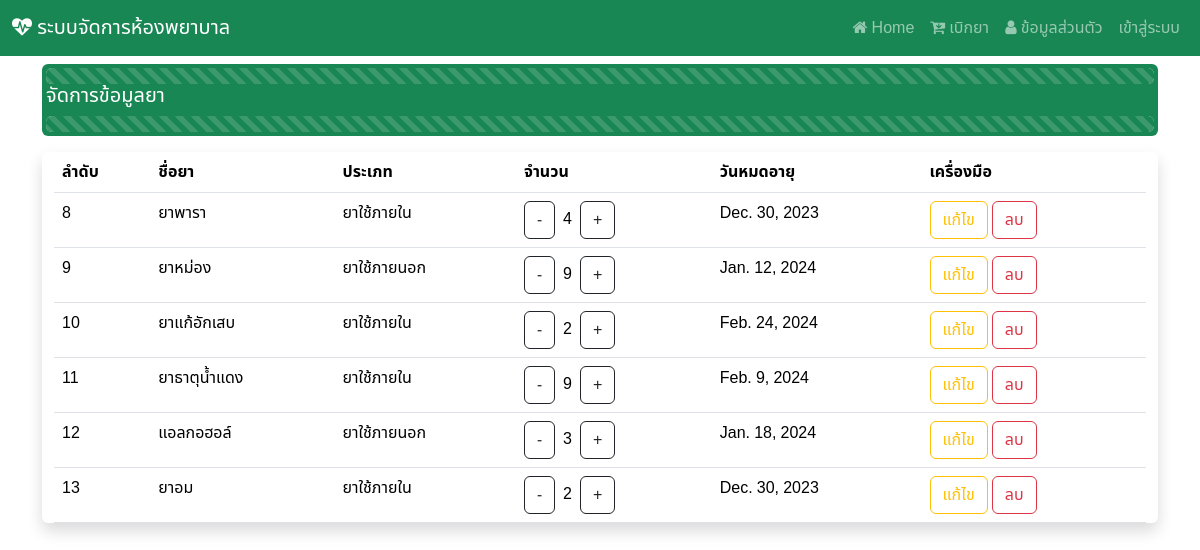
Page /manage_drug on the committed database.
### Hospital_app/models.py (models this page shows, shortened)
class drug(models.Model):
    drug_id = models.AutoField(primary_key=True)
    drug_name = models.CharField(max_length=255)
    drug_type = models.ForeignKey(d_type, on_delete=models.CASCADE)
    drug_qty = models.IntegerField()
    drug_exp = models.DateField()

class d_type(models.Model):
    type_id = models.AutoField(primary_key=True)
    type_name = models.CharField(max_length=255)
    def __str__(self):
        return f"{self.type_name}"

### Hospital_app/views.py (the view)
# urls.py: path('manage_drug',views.manage_drug),
def manage_drug(request):
    show_drug = drug.objects.all()
    context  = {"drug" : show_drug}
    return render(request,'edit_drug.html',context)

### Hospital_app/templates/edit_drug.html (shortened to what this page needs)
{% extends "base.html" %}
{% block content %}
<div class="mt-2 p-1 bg-success text-white rounded">
  <div class="progress">
    <div class="progress-bar bg-success progress-bar-striped" style="width:100%"></div>
  </div>
    <h5>จัดการข้อมูลยา</h5>
    <div class="progress">
      <div class="progress-bar bg-success progress-bar-striped" style="width:100%"></div>
    </div>
  </div>
<div class="container-fluid my-3 justify-content-center align-items-center shadow rounded">
<table class="table table-responsive">
    <thead>
        <tr>
            <th><div class="col d-none d-sm-block">
              ลำดับ
            </div></th>
            <th>ชื่อยา</th>
            <th>ประเภท</th>
            <th>จำนวน</th>
            <th>
              <div class="col d-none d-sm-block">
                วันหมดอายุ
              </div>
            </th>
            <th>เครื่องมือ</th>
        </tr>
    </thead>
    <tbody>
        {% for i in drug %}
        <tr>
            <td>{{i.drug_id}}</td>
            <td>{{i.drug_name}}</td>
            <td>{{i.drug_type}}</td>
            <td><a class="btn btn-outline-dark me-2" href="decrease_drug/{{i.drug_id}}">-</a>{{i.drug_qty}}<a class="btn btn-outline-dark ms-2" href="increase_drug/{{i.drug_id}}">+</a></td>
            <td>{{i.drug_exp}}</td>
            <td> {% comment %} ปุ่มแก้ไข และ ลบ จะกลายเป็นไอคอนไม่จอลดขนาดลง {% endcomment %}
              <div class="col d-none d-sm-block">
                <a href="edit/{{i.drug_id}}" class="btn btn-outline-warning">แก้ไข<a/>
                  <a href="#" class="btn btn-outline-danger" data-bs-toggle="modal"
                  data-bs-target="#deleteConfirmationModal"
                  onclick="setDeleteUrl('delete/{{i.drug_id}}')">
                  ลบ
                    </a>
              </div>
              </td>{% comment %} ปุ่มแก้ไข และ ลบ จะกลายเป็นไอคอนไม่จอลดขนาดลง {% endcomment %}
        </tr>
        {% endfor %}
    </tbody>
</div>
{% endblock  %}

### Hospital_app/templates/base.html (shortened to what this page needs)
<!DOCTYPE html>
<html>
  <head>
    {% load bootstrap5 %} {% bootstrap_css %} {% bootstrap_javascript %}
    <link rel="stylesheet" href="path/to/font-awesome/css/font-awesome.min.css">
    <link
      href="https://maxcdn.bootstrapcdn.com/font-awesome/4.7.0/css/font-awesome.min.css"
      rel="stylesheet"
    />
  </head>
  <body>
    <nav class="navbar navbar-expand-lg navbar-dark bg-success">
      <div class="container-fluid">
        <a class="navbar-brand" href="/"><i class="fa fa-heartbeat" aria-hidden="true"></i>
        ระบบจัดการห้องพยาบาล
        </a>
        <div class="collapse navbar-collapse" id="navbarNav">
          <ul class="navbar-nav ms-auto">
            <li class="nav-item">
              <a class="nav-link" href="/">
                <i class="fa fa-home" aria-hidden="true"></i>
                Home</a>
            </li>
            <li class="nav-item">
              <a class="nav-link" href="/buy_drug">
                <i class="fa fa-cart-arrow-down" aria-hidden="true"></i>
                เบิกยา</a>
            </li>
            <li class="nav-item">
              <a class="nav-link" href="/edit_profile">
                <i class="fa fa-user" aria-hidden="true"></i>
                ข้อมูลส่วนตัว</a>
            </li>
            {% if user.is_authenticated %}
            <li class="nav-item">
              <a class="nav-link" href="logout">ออกจากระบบ</a>
            </li>
            {% else %}
            <li class="nav-item">
              <a class="nav-link" href="/login">เข้าสู่ระบบ</a>
            </li>
            {% endif %}
          </ul>
        </div>
      </div>
    </nav>
    <div class="container">
      {% block content%}
      {% endblock %}
    </div>
  </body>
</html>

### Hospital_app/templates/base.html (style rules this page uses)
body { font-family: "Noto Sans Thai", sans-serif; }

### rows in the picture
drug: drug_id "8", drug_name "ยาพารา", drug_type "ยาใช้ภายใน", drug_qty "4", drug_exp "Dec. 30, 2023"
drug: drug_id "9", drug_name "ยาหม่อง", drug_type "ยาใช้ภายนอก", drug_qty "9", drug_exp "Jan. 12, 2024"
drug: drug_id "10", drug_name "ยาแก้อักเสบ", drug_type "ยาใช้ภายใน", drug_qty "2", drug_exp "Feb. 24, 2024"
drug: drug_id "11", drug_name "ยาธาตุน้ำแดง", drug_type "ยาใช้ภายใน", drug_qty "9", drug_exp "Feb. 9, 2024"
drug: drug_id "12", drug_name "แอลกอฮอล์", drug_type "ยาใช้ภายนอก", drug_qty "3", drug_exp "Jan. 18, 2024"
drug: drug_id "13", drug_name "ยาอม", drug_type "ยาใช้ภายใน", drug_qty "2", drug_exp "Dec. 30, 2023"
